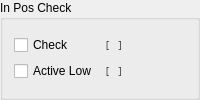
              <widget class="QGroupBox" name="groupBox_3">
               <property name="title">
                <string>In Pos Check</string>
               </property>
               <layout class="QGridLayout" name="gridLayout_9">
                <item row="0" column="0">
                 <layout class="QGridLayout" name="gridLayout_12">
                  <item row="1" column="1">
                   <widget class="QLabel" name="low_inpos">
                    <property name="font">
                     <font>
                      <family>Courier</family>
                     </font>
                    </property>
                    <property name="text">
                     <string>[ ]</string>
                    </property>
                   </widget>
                  </item>
                  <item row="0" column="1">
                   <widget class="QLabel" name="check_inpos">
                    <property name="font">
                     <font>
                      <family>Courier</family>
                     </font>
                    </property>
                    <property name="text">
                     <string>[ ]</string>
                    </property>
                   </widget>
                  </item>
                  <item row="1" column="0">
                   <widget class="QCheckBox" name="in_low_inpos">
                    <property name="toolTip">
                     <string>&lt;html&gt;&lt;head/&gt;&lt;body&gt;&lt;p&gt;If checked, In-Position feedback signal is active low&lt;/p&gt;&lt;/body&gt;&lt;/html&gt;</string>
                    </property>
                    <property name="text">
                     <string>Active Low</string>
                    </property>
                   </widget>
                  </item>
                  <item row="0" column="0">
                   <widget class="QCheckBox" name="in_check_inpos">
                    <property name="toolTip">
                     <string>&lt;html&gt;&lt;head/&gt;&lt;body&gt;&lt;p&gt;If active, check if the in-pos signal is active after the move completes. If it is not, it's a failure.&lt;/p&gt;&lt;/body&gt;&lt;/html&gt;</string>
                    </property>
                    <property name="text">
                     <string>Check</string>
                    </property>
                   </widget>
                  </item>
                 </layout>
                </item>
               </layout>
              </widget>
